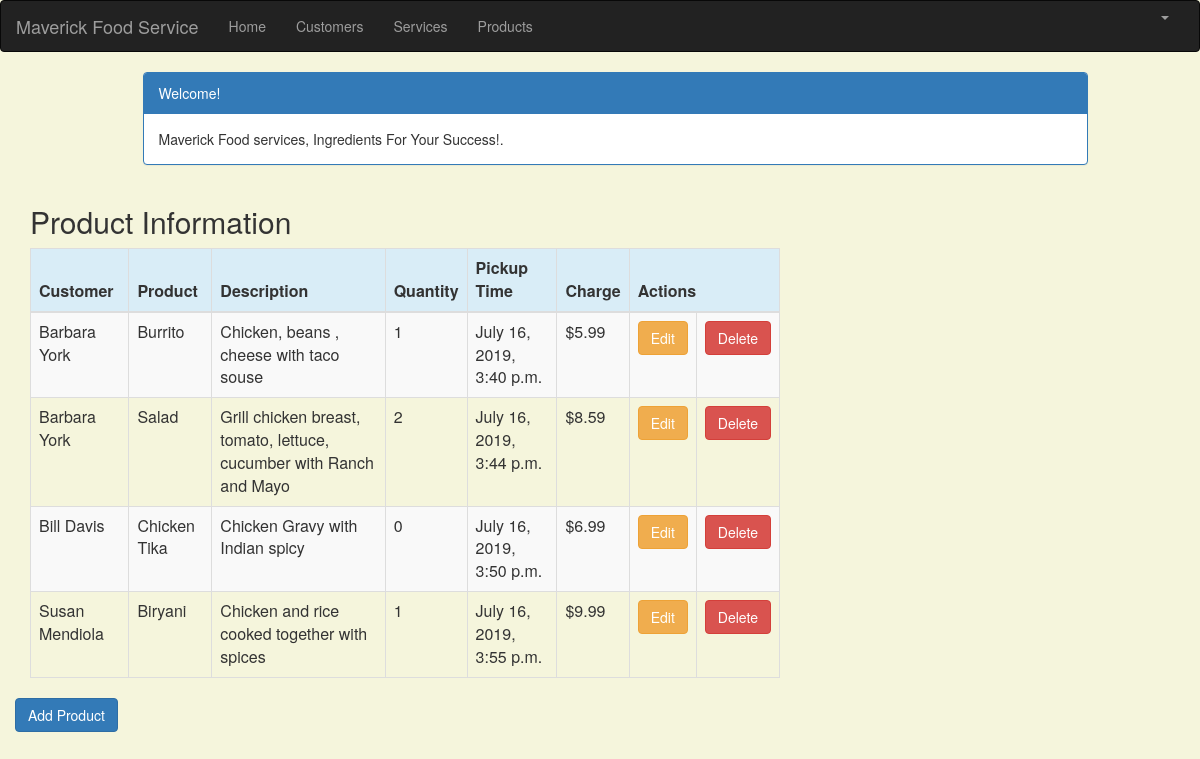
Before: /product_list (signed in) with the older database file.
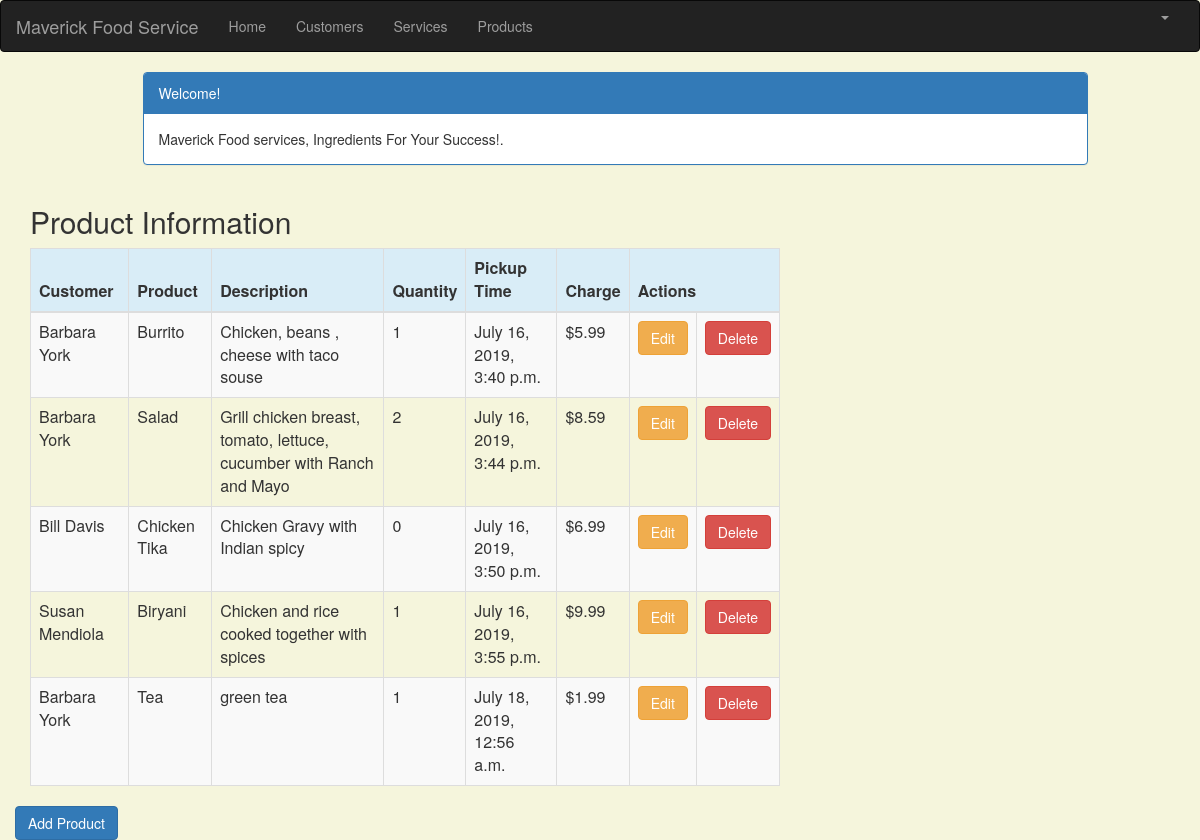
After: the same page with the newer database file.
### crm/models.py (models this page shows, shortened)
class Product(models.Model):
    cust_name = models.ForeignKey(Customer, on_delete=models.CASCADE, related_name='products')
    product = models.CharField(max_length=100)
    p_description = models.TextField()
    quantity = models.IntegerField()
    pickup_time = models.DateTimeField(
        default=timezone.now)
    charge = models.DecimalField(max_digits=10, decimal_places=2)
    created_date = models.DateTimeField(
        default=timezone.now)
    updated_date = models.DateTimeField(auto_now_add=True)

class Customer(models.Model):
    cust_name = models.CharField(max_length=50)
    organization = models.CharField(max_length=100, blank=True)
    role = models.CharField(max_length=100)
    email = models.EmailField(max_length=100)
    bldgroom = models.CharField(max_length=100)
    address = models.CharField(max_length=200)
    account_number = models.IntegerField(blank=False, null=False)
    city = models.CharField(max_length=50)
    state = models.CharField(max_length=50)
    zipcode = models.CharField(max_length=10)
    phone_number = models.CharField(max_length=50)
    created_date = models.DateTimeField(
        default=timezone.now)
    updated_date = models.DateTimeField(auto_now_add=True)
    def __str__(self):
        return str(self.cust_name)

### crm/views.py (the view)
# urls.py: path('product_list', views.product_list, name='product_list'),
@login_required
def product_list(request):
    product = Product.objects.filter(created_date__lte=timezone.now())
    return render(request, 'crm/product_list.html', {'products': product})

### crm/templates/crm/product_list.html (shortened to what this page needs)
<!DOCTYPE>
{% extends 'crm/base.html' %}
{% block content %}
    <html lan = "en">
    <html>
    <head>
        <link rel="stylesheet" href="https://maxcdn.bootstrapcdn.com/bootstrap/3.3.4/css/bootstrap.min.css">
    </head>
    <body>
    <div class="container">
        <div class="row">
            <div class="col-md-10 col-md-offset-1">
                <div class="panel panel-primary">
                    <div class="panel-heading">Welcome!</div>
                    <div class="panel-body">
                        Maverick Food services, Ingredients For Your Success!.
                    </div>
                </div>
            </div>
        </div>
    </div>
    <div class="row">
        <h2 style="padding-left: 15Px">Product Information</h2>
    </div>
    <div>
        <table class="table table-striped table-bordered table-hover">
            <thead>
            <tr class="bg-info">
                <th>Customer</th>
                <th>Product</th>
                <th>Description</th>
                <th>Quantity</th>
                <th>Pickup Time</th>
                <th>Charge</th>
                <th colspan="3">Actions</th>
            </tr>
            </thead>
            <tbody>
            {% for product in products %}
                <tr>
                    <td>{{product.cust_name}}</td>
                    <td>{{ product.product }}</td>
                    <td>{{ product.p_description }}</td>
                    <td>{{ product.quantity }}</td>
                    <td>{{ product.pickup_time }}</td>
                    <td>${{ product.charge }}</td>
                    <td><a href="{% url 'crm:product_edit' pk=product.pk %}"
                           class="btn btn-warning">Edit</a></td>
                    <td><a href="{% url 'crm:product_delete' pk=product.pk %}"
                           onclick="return confirm('Are you sure you want to delete?')"
                           class="btn btn-danger">Delete</a>
                    </td>
                </tr>
            {% endfor %}
            </tbody>
        </table>
     <div class="row">
            <a href="{% url 'crm:product_new' %}" class="row"><span
                    class="btn btn-primary">Add Product</span></a>
        </div>
    </div>
    </body>
    </html>
{% endblock %}

Changed rows visible on the page:
added Product: cust_name "Barbara York", product "Tea", p_description "green tea", quantity "1", pickup_time "July 18, 2019, 12:56 a.m.", charge "1.99"
